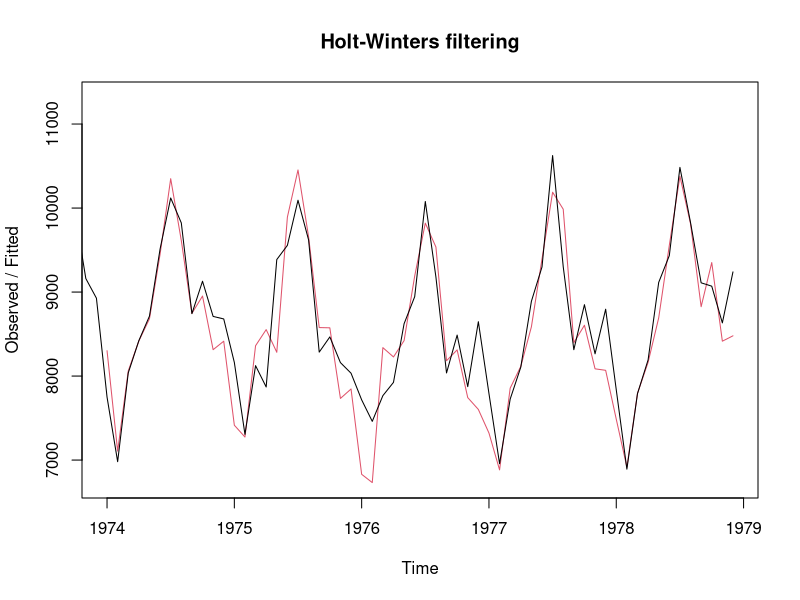

R code for this plot:
###############
# Forecasting #
###############

# Prepared by Jay Simon
# Last updated on 10/31/2021

# This script is intended for use in ITEC 620: Business Insights through Analytics at American University

# This script provides a demonstration of how to partition a time series, which then allows us to
# compare models based on predictive accuracy instead of goodness of fit.
# The script uses the USAccDeaths data set. This data set contains monthly accidental deaths in the US from 1973-1978

# We will build the models using only a "training" set of data that excludes some recent data points (called a "test" set)
# We will then compare their mean squared errors of the predicted values for the test set vs. the actual values in those periods

# First, create the training and test sets.  Here, we're taking the first 4 years (which leaves out the last 2 years of data)
# These three variables state the number of data points in the training and test sets, and the length of each cycle
# Omit the cycle variable if no models with seasonality will be used
train.periods <- 48
test.periods <- 24
cycle <- 12
x.training <- ts(USAccDeaths[1:train.periods],start=1973,freq=cycle)

# Let's also store the full time series in x, which we'll need later:
x <- ts(USAccDeaths,start=1973,freq=cycle)


# Then, build each of the three models using the training set
x.training.SESmodel <- HoltWinters(x.training, beta=FALSE, gamma=FALSE)
x.training.DESmodel <- HoltWinters(x.training, gamma=FALSE)
x.training.HWmodel <- HoltWinters(x.training)

# Because exponential smoothing uses the new data points when making subsequent predictions, we cannot simply compare
# the predictions from these training models to the actual recent data.  Instead, we create models for the full time series
# and force them to take the values of alpha/beta/gamma from the training models.
x.SESmodel <- HoltWinters(x, alpha=x.training.SESmodel$alpha, beta=FALSE, gamma=FALSE)
x.DESmodel <- HoltWinters(x, alpha=x.training.DESmodel$alpha, beta=x.training.DESmodel$beta, gamma=FALSE)
x.HWmodel <- HoltWinters(x, alpha=x.training.HWmodel$alpha, beta=x.training.HWmodel$beta, gamma=x.training.HWmodel$gamma)

# Now we can compute MSE on the most recent two years of data with each model

# First, specify the starting & ending indices of the time series to use
data.start <- train.periods + 1
data.end <- train.periods + test.periods

# Then, for each model, specify the starting & ending indices of the fitted values to use, and compute MSE

fit.start <- train.periods # The fitted points for SES start in period 2, so we want to begin 1 row before the test set starting row number
fit.end <- train.periods + test.periods - 1
SES.MSE <- sum((x.SESmodel$fitted[fit.start:fit.end] - x[data.start:data.end])^2) / (test.periods)

fit.start <- train.periods - 1 # The fitted points for DES start in period 3, so we want to begin 2 rows before the test set starting row number
fit.end <- train.periods + test.periods - 2
DES.MSE <- sum((x.DESmodel$fitted[fit.start:fit.end] - x[data.start:data.end])^2) / (test.periods)

fit.start <- train.periods - cycle + 1 # The fitted points in HW skip the first cycle, so we want to begin 1 cycle's worth of rows before the test set starting row number
fit.end <- train.periods + test.periods - cycle
HW.MSE <- sum((x.HWmodel$fitted[fit.start:fit.end] - x[data.start:data.end])^2) / (test.periods)

cat(paste("SES MSE =",SES.MSE,"\nDES MSE =",DES.MSE,"\nHW MSE =",HW.MSE))
# (the cat function can produce cleaner output than the print function when special characters like newlines are needed.)

# We can use the same "predict" and "plot" commands from the Forecasting.R script
predict(x.HWmodel, 12)
plot(x.HWmodel)
